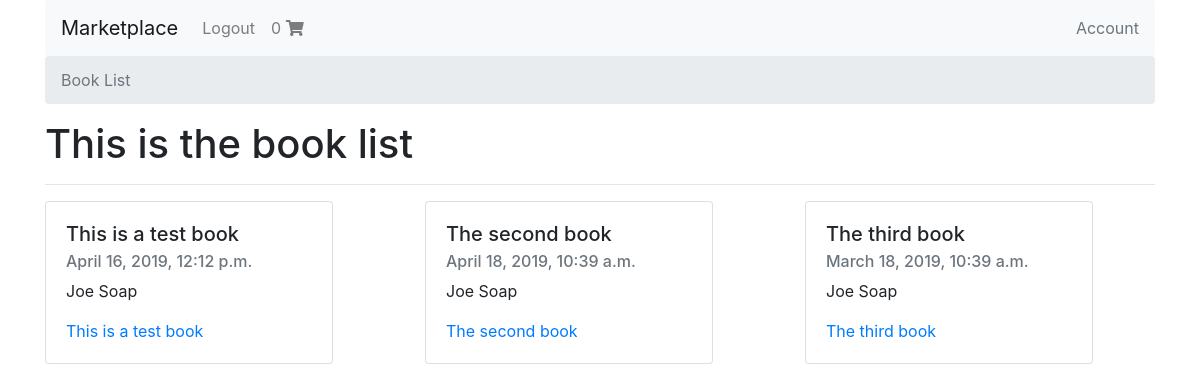
The page / (signed in) on the database its author committed.
### books/models.py (models this page shows)
class Book(models.Model):
    authors = models.ManyToManyField(Author)
    title = models.CharField(max_length=100)
    publication_date = models.DateTimeField()
    isbn = models.CharField(max_length=16)
    slug = models.SlugField()
    cover = models.ImageField()
    price = models.FloatField()
    def __str__(self):
        return self.title
    def get_absolute_url(self):
        return reverse("books:book-detail", kwargs={
            'slug': self.slug
        })

class Author(models.Model):
    first_name = models.CharField(max_length=30)
    last_name = models.CharField(max_length=30)
    slug = models.SlugField()
    def __str__(self):
        return f"{self.first_name} {self.last_name}"

### books/views.py (the view)
# urls.py: path('', book_list, name='book-list'),
def book_list(request):
    queryset = Book.objects.all()
    context = {
        'queryset': queryset
    }
    return render(request, "book_list.html", context)

### shopping_cart/templatetags/cart_template_tags.py (called while the page is built)
@register.filter
def cart_item_count(user):
    if user.is_authenticated:
        qs = Order.objects.filter(user=user, is_ordered=False)
        if qs.exists():
            return qs[0].items.count()
    return 0

### templates/book_list.html (shortened to what this page needs)
{% extends "base.html" %}
{% block breadcrumb %}
<nav aria-label="breadcrumb">
<ol class="breadcrumb">
<li class="breadcrumb-item active" aria-current="page">Book List</li>
</ol>
</nav>
{% endblock breadcrumb %}
{% block content %}
<h1>This is the book list</h1>
<hr />
<div class="row">
{% for book in queryset %}
<div class="col-4">
    <div class="card" style="width: 18rem;">
        <div class="card-body">
            <h5 class="card-title">{{ book.title }}</h5>
            <h6 class="card-subtitle mb-2 text-muted">{{ book.publication_date }}</h6>
            <p class="card-text">
                {% for author in book.authors.all %}
                    <span>{{ author }}</span>
                {% endfor %}
            </p>
            <a href="{{ book.get_absolute_url }}" class="card-link">{{ book }}</a>
        </div>
    </div>
</div>
{% endfor %}
</div>
{% endblock content %}

### templates/navbar.html (shortened to what this page needs)
{% load cart_template_tags %}
<nav class="navbar navbar-expand-lg navbar-light bg-light rounded">
<a class="navbar-brand" href="{% url 'books:book-list' %}">Marketplace</a>
<div class="collapse navbar-collapse" id="navbarsExample09">
    <ul class="navbar-nav mr-auto">
    {% if request.user.is_authenticated %}
    <li class="nav-item">
        <a class="nav-link" href="{% url 'account_logout' %}">Logout</a>
    </li>
    <li class="nav-item">
        <a class="nav-link" href="{% url 'cart:order-summary' %}">
        {{ request.user|cart_item_count }}
        <i class="fas fa-shopping-cart"></i>
        </a>
    </li>
    {% endif %}
    </ul>
    <a class="text-muted" href="{% url 'profile' %}">Account</a>
</div>
</nav>

### rows shown on the page
Book: title "This is a test book", publication_date "April 16, 2019, 12:12 p.m."
Author: first_name+last_name "Joe Soap"
Book: title "The second book", publication_date "April 18, 2019, 10:39 a.m."
Book: title "The third book", publication_date "March 18, 2019, 10:39 a.m."

### other values the page prints
{{ request.user|cart_item_count }} "0"
